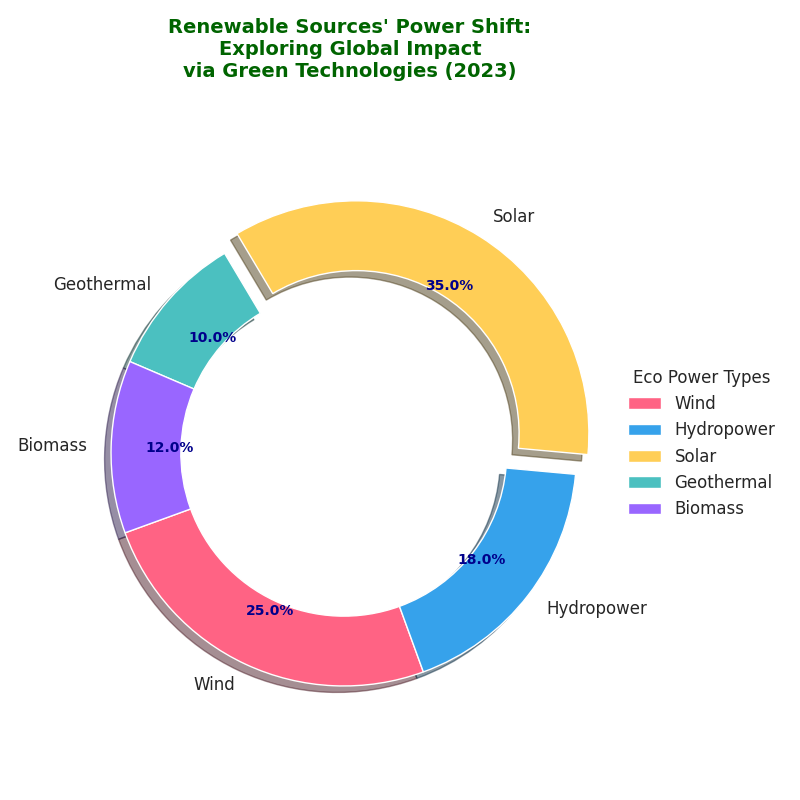

Generate this figure with Python:
import matplotlib.pyplot as plt

energy_sources = ['Wind', 'Hydropower', 'Solar', 'Geothermal', 'Biomass']
percentages = [25, 18, 35, 10, 12]

# New set of colors for the chart
colors = ['#FF6384', '#36A2EB', '#FFCE56', '#4BC0C0', '#9966FF']

fig, ax = plt.subplots(figsize=(8, 8))

wedges, texts, autotexts = ax.pie(
    percentages,
    labels=energy_sources,
    autopct='%1.1f%%',
    startangle=200,
    colors=colors,
    pctdistance=0.75,
    wedgeprops=dict(width=0.3, edgecolor='w'),
    explode=[0.1 if energy == 'Solar' else 0 for energy in energy_sources],
    shadow=True
)

plt.setp(autotexts, size=10, weight='bold', color='darkblue')
plt.setp(texts, size=12)

ax.axis('equal')

plt.title("Renewable Sources' Power Shift:\nExploring Global Impact\nvia Green Technologies (2023)",
          pad=20, fontsize=14, fontweight='bold', color='darkgreen', ha='center')

ax.legend(wedges, energy_sources, title="Eco Power Types", loc='center left',
          bbox_to_anchor=(1, 0, 0.5, 1), fontsize='medium', frameon=False)

plt.tight_layout()

plt.show()
